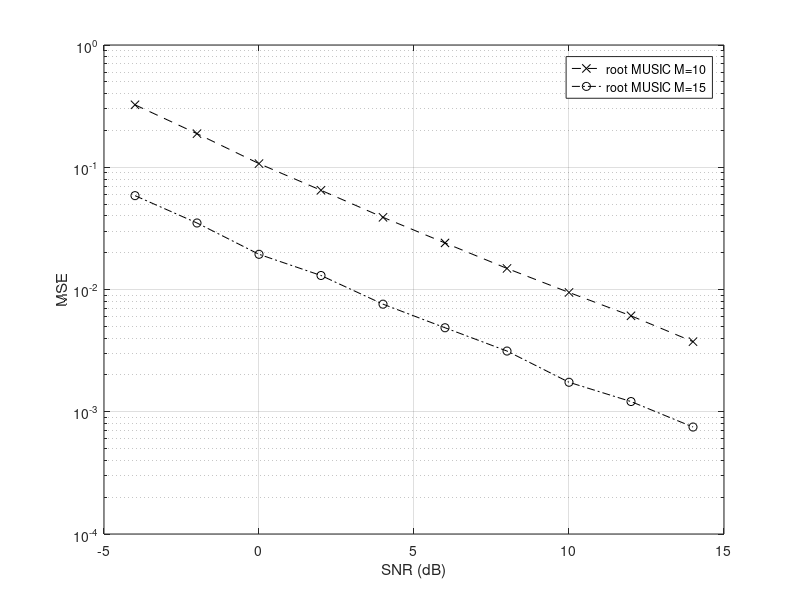

Here is the MATLAB script that generated this plot:
% DOA 估計：Root-MUSIC 的 MSE
% 天線數 M = 10 / 15，每個 SNR 跑 500 次 trial
% 輸出：MSE vs. SNR
clear;


K = 4;
t = 50;
theta_true = [43, 27, -17, -28];

SNR_dB_range = -4:2:14;
num_trials = 500;

M_array = [10, 15];
MSE_all = zeros(length(M_array), length(SNR_dB_range));

for m_idx = 1:length(M_array)
    M = M_array(m_idx);
    steer_vec = @(theta) exp(1j*pi*(0:M-1)'*sind(theta));

    for snr_idx = 1:length(SNR_dB_range)
        SNR_dB = SNR_dB_range(snr_idx);
        SNR = 10^(SNR_dB / 10);
        mse_temp = zeros(num_trials, 1);

        for trial = 1:num_trials
            clc;
            disp([M,snr_idx,trial]);

            A = zeros(M, K);
            for k = 1:K
                A(:,k) = steer_vec(theta_true(k));
            end

            Rxx = zeros(M, M);
            for i = 1:t
                s = (1/sqrt(2)) * (randn(K,1) + 1j * randn(K,1));
                signal = A * s;
                noise_power = 1 / SNR;
                N = sqrt(noise_power/2) * (randn(M,1) + 1j * randn(M,1));
                x = signal + N;
                Rxx = Rxx + x * x';
            end
            Rxx = Rxx / t;

            [V, D] = eig(Rxx);
            [eig_vals, idx] = sort(diag(D), 'descend');
            V = V(:, idx);
            Vn = V(:, K+1:end);

            P = Vn * Vn';

            poly_coeff = zeros(2*M - 1, 1);
            for m = 1:M
                for n = 1:M
                    poly_coeff(m - n + M) = poly_coeff(m - n + M) + (P(m, n));
                end
            end
            poly_coeff = flipud(poly_coeff);

            % 求根
            roots_poly = roots(poly_coeff);

            % 根據絕對值接近1排序
            [~, sort_idx] = sort(abs(abs(roots_poly) - 1));

            % 只挑選角度唯一的根
            selected_roots = [];
            selected_angles = [];

            for i = 1:length(sort_idx)
                root = roots_poly(sort_idx(i));
                angle_root = angle(root);
                is_duplicate = any(abs(mod(angle_root - selected_angles + pi, 2*pi) - pi) < 1e-2);
                if ~is_duplicate
                    selected_roots = [selected_roots; root];
                    selected_angles = [selected_angles; angle_root];
                end
                if length(selected_roots) >= K
                    break;
                end
            end

            % DOA估計
            theta_esti = -asind(angle(selected_roots) / pi).';
            

            % MSE計算
            [~, idx_true] = sort(theta_true);
            [~, idx_est] = sort(theta_esti);
            mse_temp(trial) = sum(abs(theta_true(idx_true) - theta_esti(idx_est)).^2) / K;
        end
        MSE_all(m_idx, snr_idx) = mean(mse_temp);
    end
end

figure;
markers = {'k--x', 'k-.o'};
for m_idx = 1:length(M_array)
    semilogy(SNR_dB_range, MSE_all(m_idx,:), markers{m_idx});
    hold on;
end
xlabel('SNR (dB)');
ylabel('MSE');
legend('root MUSIC M=10','root MUSIC M=15')
grid on;
